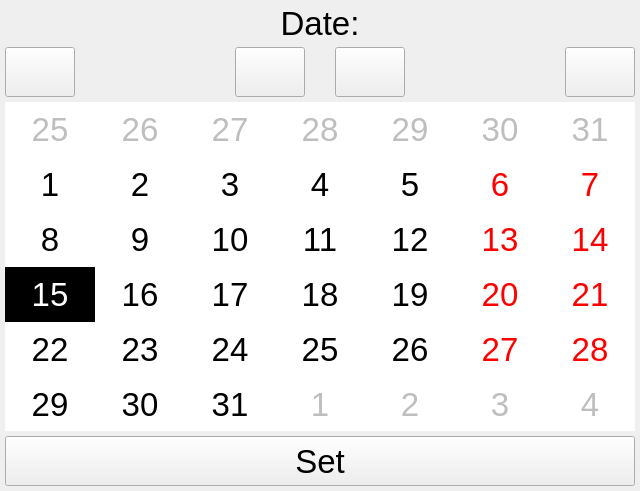
<?xml version="1.0" encoding="UTF-8"?>
<ui version="4.0">
 <class>SetDate</class>
 <widget class="QWidget" name="SetDate">
  <property name="geometry">
   <rect>
    <x>0</x>
    <y>0</y>
    <width>640</width>
    <height>491</height>
   </rect>
  </property>
  <property name="windowTitle">
   <string>Setting the date</string>
  </property>
  <layout class="QVBoxLayout" name="verticalLayout">
   <property name="spacing">
    <number>5</number>
   </property>
   <property name="leftMargin">
    <number>5</number>
   </property>
   <property name="topMargin">
    <number>5</number>
   </property>
   <property name="rightMargin">
    <number>5</number>
   </property>
   <property name="bottomMargin">
    <number>5</number>
   </property>
   <item>
    <widget class="QLabel" name="dateLabel">
     <property name="font">
      <font>
       <pointsize>25</pointsize>
      </font>
     </property>
     <property name="autoFillBackground">
      <bool>false</bool>
     </property>
     <property name="text">
      <string>Date:</string>
     </property>
     <property name="alignment">
      <set>Qt::AlignCenter</set>
     </property>
    </widget>
   </item>
   <item>
    <layout class="QHBoxLayout" name="horizontalLayout">
     <item>
      <widget class="QPushButton" name="prevMonthPushButton">
       <property name="minimumSize">
        <size>
         <width>70</width>
         <height>50</height>
        </size>
       </property>
       <property name="maximumSize">
        <size>
         <width>70</width>
         <height>50</height>
        </size>
       </property>
       <property name="focusPolicy">
        <enum>Qt::NoFocus</enum>
       </property>
       <property name="text">
        <string/>
       </property>
       <property name="icon">
        <iconset resource="../resources/resources.qrc">
         <normaloff>:/arrow_left_black_22x33.png</normaloff>:/arrow_left_black_22x33.png</iconset>
       </property>
       <property name="iconSize">
        <size>
         <width>16</width>
         <height>32</height>
        </size>
       </property>
       <property name="autoRepeat">
        <bool>true</bool>
       </property>
      </widget>
     </item>
     <item>
      <widget class="QLabel" name="monthLabel">
       <property name="font">
        <font>
         <pointsize>24</pointsize>
        </font>
       </property>
       <property name="text">
        <string/>
       </property>
       <property name="alignment">
        <set>Qt::AlignCenter</set>
       </property>
      </widget>
     </item>
     <item>
      <widget class="QPushButton" name="nextMonthPushButton">
       <property name="minimumSize">
        <size>
         <width>70</width>
         <height>50</height>
        </size>
       </property>
       <property name="maximumSize">
        <size>
         <width>70</width>
         <height>50</height>
        </size>
       </property>
       <property name="focusPolicy">
        <enum>Qt::NoFocus</enum>
       </property>
       <property name="text">
        <string/>
       </property>
       <property name="icon">
        <iconset resource="../resources/resources.qrc">
         <normaloff>:/arrow_right_black_22x33.png</normaloff>:/arrow_right_black_22x33.png</iconset>
       </property>
       <property name="iconSize">
        <size>
         <width>16</width>
         <height>32</height>
        </size>
       </property>
       <property name="autoRepeat">
        <bool>true</bool>
       </property>
      </widget>
     </item>
     <item>
      <widget class="QWidget" name="widget" native="true">
       <property name="minimumSize">
        <size>
         <width>20</width>
         <height>0</height>
        </size>
       </property>
       <property name="maximumSize">
        <size>
         <width>20</width>
         <height>16777215</height>
        </size>
       </property>
      </widget>
     </item>
     <item>
      <widget class="QPushButton" name="prevYearPushButton">
       <property name="minimumSize">
        <size>
         <width>70</width>
         <height>50</height>
        </size>
       </property>
       <property name="maximumSize">
        <size>
         <width>70</width>
         <height>50</height>
        </size>
       </property>
       <property name="focusPolicy">
        <enum>Qt::NoFocus</enum>
       </property>
       <property name="text">
        <string/>
       </property>
       <property name="icon">
        <iconset resource="../resources/resources.qrc">
         <normaloff>:/arrow_left_black_22x33.png</normaloff>:/arrow_left_black_22x33.png</iconset>
       </property>
       <property name="iconSize">
        <size>
         <width>16</width>
         <height>32</height>
        </size>
       </property>
       <property name="autoRepeat">
        <bool>true</bool>
       </property>
      </widget>
     </item>
     <item>
      <widget class="QLabel" name="yearLabel">
       <property name="font">
        <font>
         <pointsize>24</pointsize>
        </font>
       </property>
       <property name="text">
        <string/>
       </property>
       <property name="alignment">
        <set>Qt::AlignCenter</set>
       </property>
      </widget>
     </item>
     <item>
      <widget class="QPushButton" name="nextYearPushButton">
       <property name="minimumSize">
        <size>
         <width>70</width>
         <height>50</height>
        </size>
       </property>
       <property name="maximumSize">
        <size>
         <width>70</width>
         <height>50</height>
        </size>
       </property>
       <property name="focusPolicy">
        <enum>Qt::NoFocus</enum>
       </property>
       <property name="text">
        <string/>
       </property>
       <property name="icon">
        <iconset resource="../resources/resources.qrc">
         <normaloff>:/arrow_right_black_22x33.png</normaloff>:/arrow_right_black_22x33.png</iconset>
       </property>
       <property name="iconSize">
        <size>
         <width>16</width>
         <height>32</height>
        </size>
       </property>
       <property name="autoRepeat">
        <bool>true</bool>
       </property>
      </widget>
     </item>
    </layout>
   </item>
   <item>
    <widget class="QCalendarWidget" name="calendarWidget">
     <property name="palette">
      <palette>
       <active>
        <colorrole role="Highlight">
         <brush brushstyle="SolidPattern">
          <color alpha="255">
           <red>0</red>
           <green>0</green>
           <blue>0</blue>
          </color>
         </brush>
        </colorrole>
       </active>
       <inactive>
        <colorrole role="Highlight">
         <brush brushstyle="SolidPattern">
          <color alpha="255">
           <red>0</red>
           <green>0</green>
           <blue>0</blue>
          </color>
         </brush>
        </colorrole>
       </inactive>
       <disabled>
        <colorrole role="Highlight">
         <brush brushstyle="SolidPattern">
          <color alpha="255">
           <red>138</red>
           <green>136</green>
           <blue>134</blue>
          </color>
         </brush>
        </colorrole>
       </disabled>
      </palette>
     </property>
     <property name="font">
      <font>
       <pointsize>25</pointsize>
      </font>
     </property>
     <property name="firstDayOfWeek">
      <enum>Qt::Monday</enum>
     </property>
     <property name="gridVisible">
      <bool>false</bool>
     </property>
     <property name="selectionMode">
      <enum>QCalendarWidget::SingleSelection</enum>
     </property>
     <property name="horizontalHeaderFormat">
      <enum>QCalendarWidget::NoHorizontalHeader</enum>
     </property>
     <property name="verticalHeaderFormat">
      <enum>QCalendarWidget::NoVerticalHeader</enum>
     </property>
     <property name="navigationBarVisible">
      <bool>false</bool>
     </property>
    </widget>
   </item>
   <item>
    <layout class="QHBoxLayout" name="okCancelButtonsLayout">
     <item>
      <widget class="QPushButton" name="okButton">
       <property name="minimumSize">
        <size>
         <width>0</width>
         <height>50</height>
        </size>
       </property>
       <property name="font">
        <font>
         <pointsize>25</pointsize>
        </font>
       </property>
       <property name="focusPolicy">
        <enum>Qt::NoFocus</enum>
       </property>
       <property name="text">
        <string>Set</string>
       </property>
       <property name="flat">
        <bool>false</bool>
       </property>
      </widget>
     </item>
    </layout>
   </item>
  </layout>
 </widget>
 <resources>
  <include location="../resources/resources.qrc"/>
 </resources>
 <connections/>
</ui>
